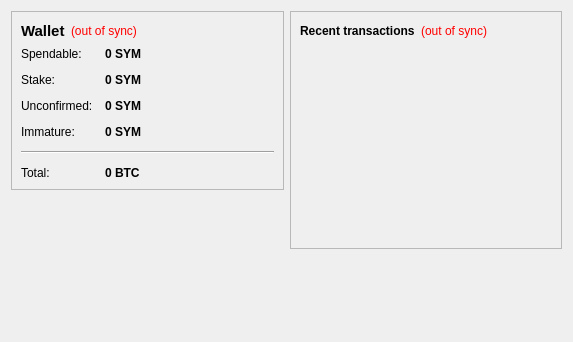
<?xml version="1.0" encoding="UTF-8"?>
<ui version="4.0">
 <class>OverviewPage</class>
 <widget class="QWidget" name="OverviewPage">
  <property name="geometry">
   <rect>
    <x>0</x>
    <y>0</y>
    <width>573</width>
    <height>342</height>
   </rect>
  </property>
  <property name="windowTitle">
   <string>Form</string>
  </property>
  <layout class="QHBoxLayout" name="horizontalLayout" stretch="1,1">
   <item>
    <layout class="QVBoxLayout" name="verticalLayout_2">
     <item>
      <widget class="QFrame" name="frame">
       <property name="frameShape">
        <enum>QFrame::StyledPanel</enum>
       </property>
       <property name="frameShadow">
        <enum>QFrame::Raised</enum>
       </property>
       <layout class="QVBoxLayout" name="verticalLayout_4">
        <item>
         <layout class="QHBoxLayout" name="horizontalLayout_4">
          <item>
           <widget class="QLabel" name="label_5">
            <property name="font">
             <font>
              <pointsize>11</pointsize>
              <weight>75</weight>
              <bold>true</bold>
             </font>
            </property>
            <property name="text">
             <string>Wallet</string>
            </property>
           </widget>
          </item>
          <item>
           <widget class="QLabel" name="labelWalletStatus">
            <property name="toolTip">
             <string>The displayed information may be out of date. Your wallet automatically synchronizes with the Symetric network after a connection is established, but this process has not completed yet.</string>
            </property>
            <property name="styleSheet">
             <string notr="true">QLabel { color: red; }</string>
            </property>
            <property name="text">
             <string notr="true">(out of sync)</string>
            </property>
            <property name="alignment">
             <set>Qt::AlignLeading|Qt::AlignLeft|Qt::AlignVCenter</set>
            </property>
           </widget>
          </item>
          <item>
           <spacer name="horizontalSpacer_2">
            <property name="orientation">
             <enum>Qt::Horizontal</enum>
            </property>
            <property name="sizeHint" stdset="0">
             <size>
              <width>40</width>
              <height>20</height>
             </size>
            </property>
           </spacer>
          </item>
         </layout>
        </item>
        <item>
         <layout class="QFormLayout" name="formLayout_2">
          <property name="fieldGrowthPolicy">
           <enum>QFormLayout::AllNonFixedFieldsGrow</enum>
          </property>
          <property name="horizontalSpacing">
           <number>12</number>
          </property>
          <property name="verticalSpacing">
           <number>12</number>
          </property>
          <item row="0" column="0">
           <widget class="QLabel" name="label">
            <property name="text">
             <string>Spendable:</string>
            </property>
           </widget>
          </item>
          <item row="0" column="1">
           <widget class="QLabel" name="labelBalance">
            <property name="font">
             <font>
              <weight>75</weight>
              <bold>true</bold>
             </font>
            </property>
            <property name="cursor">
             <cursorShape>IBeamCursor</cursorShape>
            </property>
            <property name="toolTip">
             <string>Your current spendable balance</string>
            </property>
            <property name="text">
             <string notr="true">0 SYM</string>
            </property>
            <property name="textInteractionFlags">
             <set>Qt::LinksAccessibleByMouse|Qt::TextSelectableByKeyboard|Qt::TextSelectableByMouse</set>
            </property>
           </widget>
          </item>
          <item row="1" column="0">
           <widget class="QLabel" name="label_6">
            <property name="text">
             <string>Stake:</string>
            </property>
           </widget>
          </item>
          <item row="1" column="1">
           <widget class="QLabel" name="labelStake">
            <property name="font">
             <font>
              <weight>75</weight>
              <bold>true</bold>
             </font>
            </property>
            <property name="cursor">
             <cursorShape>IBeamCursor</cursorShape>
            </property>
            <property name="toolTip">
             <string>Total of coins that was staked, and do not yet count toward the current balance</string>
            </property>
            <property name="text">
             <string notr="true">0 SYM</string>
            </property>
            <property name="textInteractionFlags">
             <set>Qt::LinksAccessibleByMouse|Qt::TextSelectableByKeyboard|Qt::TextSelectableByMouse</set>
            </property>
           </widget>
          </item>
          <item row="2" column="0">
           <widget class="QLabel" name="label_3">
            <property name="text">
             <string>Unconfirmed:</string>
            </property>
           </widget>
          </item>
          <item row="2" column="1">
           <widget class="QLabel" name="labelUnconfirmed">
            <property name="font">
             <font>
              <weight>75</weight>
              <bold>true</bold>
             </font>
            </property>
            <property name="cursor">
             <cursorShape>IBeamCursor</cursorShape>
            </property>
            <property name="toolTip">
             <string>Total of transactions that have yet to be confirmed, and do not yet count toward the current balance</string>
            </property>
            <property name="text">
             <string notr="true">0 SYM</string>
            </property>
            <property name="textInteractionFlags">
             <set>Qt::LinksAccessibleByMouse|Qt::TextSelectableByKeyboard|Qt::TextSelectableByMouse</set>
            </property>
           </widget>
          </item>
          <item row="3" column="0">
           <widget class="QLabel" name="labelImmatureText">
            <property name="text">
             <string>Immature:</string>
            </property>
           </widget>
          </item>
          <item row="3" column="1">
           <widget class="QLabel" name="labelImmature">
            <property name="font">
             <font>
              <weight>75</weight>
              <bold>true</bold>
             </font>
            </property>
            <property name="toolTip">
             <string>Mined balance that has not yet matured</string>
            </property>
            <property name="text">
             <string notr="true">0 SYM</string>
            </property>
            <property name="textInteractionFlags">
             <set>Qt::LinksAccessibleByMouse|Qt::TextSelectableByKeyboard|Qt::TextSelectableByMouse</set>
            </property>
           </widget>
          </item>
          <item row="4" column="0" colspan="2">
           <widget class="Line" name="line">
            <property name="orientation">
             <enum>Qt::Horizontal</enum>
            </property>
           </widget>
          </item>
          <item row="5" column="0">
           <widget class="QLabel" name="labelTotalText">
            <property name="text">
             <string>Total:</string>
            </property>
           </widget>
          </item>
          <item row="5" column="1">
           <widget class="QLabel" name="labelTotal">
            <property name="font">
             <font>
              <weight>75</weight>
              <bold>true</bold>
             </font>
            </property>
            <property name="cursor">
             <cursorShape>IBeamCursor</cursorShape>
            </property>
            <property name="toolTip">
             <string>Your current total balance</string>
            </property>
            <property name="text">
             <string notr="true">0 BTC</string>
            </property>
            <property name="textInteractionFlags">
             <set>Qt::LinksAccessibleByMouse|Qt::TextSelectableByKeyboard|Qt::TextSelectableByMouse</set>
            </property>
           </widget>
          </item>
         </layout>
        </item>
       </layout>
      </widget>
     </item>
     <item>
      <spacer name="verticalSpacer">
       <property name="orientation">
        <enum>Qt::Vertical</enum>
       </property>
       <property name="sizeHint" stdset="0">
        <size>
         <width>20</width>
         <height>40</height>
        </size>
       </property>
      </spacer>
     </item>
    </layout>
   </item>
   <item>
    <layout class="QVBoxLayout" name="verticalLayout_3">
     <item>
      <widget class="QFrame" name="frame_2">
       <property name="frameShape">
        <enum>QFrame::StyledPanel</enum>
       </property>
       <property name="frameShadow">
        <enum>QFrame::Raised</enum>
       </property>
       <layout class="QVBoxLayout" name="verticalLayout">
        <item>
         <layout class="QHBoxLayout" name="horizontalLayout_2">
          <item>
           <widget class="QLabel" name="label_4">
            <property name="text">
             <string>&lt;b&gt;Recent transactions&lt;/b&gt;</string>
            </property>
           </widget>
          </item>
          <item>
           <widget class="QLabel" name="labelTransactionsStatus">
            <property name="toolTip">
             <string>The displayed information may be out of date. Your wallet automatically synchronizes with the Symetric network after a connection is established, but this process has not completed yet.</string>
            </property>
            <property name="styleSheet">
             <string notr="true">QLabel { color: red; }</string>
            </property>
            <property name="text">
             <string notr="true">(out of sync)</string>
            </property>
            <property name="alignment">
             <set>Qt::AlignRight|Qt::AlignTrailing|Qt::AlignVCenter</set>
            </property>
           </widget>
          </item>
          <item>
           <spacer name="horizontalSpacer">
            <property name="orientation">
             <enum>Qt::Horizontal</enum>
            </property>
            <property name="sizeHint" stdset="0">
             <size>
              <width>40</width>
              <height>20</height>
             </size>
            </property>
           </spacer>
          </item>
         </layout>
        </item>
        <item>
         <widget class="QListView" name="listTransactions">
          <property name="styleSheet">
           <string notr="true">QListView { background: transparent; }</string>
          </property>
          <property name="frameShape">
           <enum>QFrame::NoFrame</enum>
          </property>
          <property name="verticalScrollBarPolicy">
           <enum>Qt::ScrollBarAlwaysOff</enum>
          </property>
          <property name="horizontalScrollBarPolicy">
           <enum>Qt::ScrollBarAlwaysOff</enum>
          </property>
          <property name="selectionMode">
           <enum>QAbstractItemView::NoSelection</enum>
          </property>
         </widget>
        </item>
       </layout>
      </widget>
     </item>
     <item>
      <spacer name="verticalSpacer_2">
       <property name="orientation">
        <enum>Qt::Vertical</enum>
       </property>
       <property name="sizeHint" stdset="0">
        <size>
         <width>20</width>
         <height>40</height>
        </size>
       </property>
      </spacer>
     </item>
    </layout>
   </item>
  </layout>
 </widget>
 <resources/>
 <connections/>
</ui>
